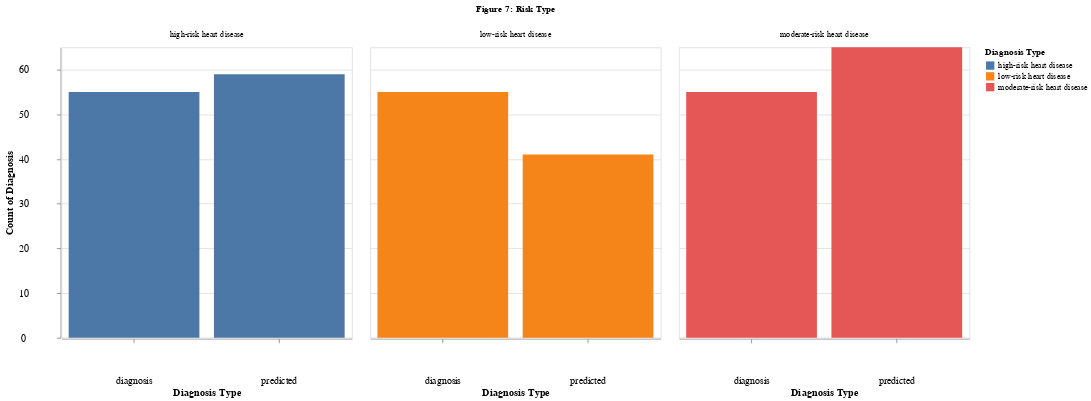

The notebook cell saved with this chart:
### Code cell
# Isolate the predicted and actual diagnosis
heart_predictions = heart_predictions[['diagnosis', 'predicted']]

# create a dataframe for the bar chart
heart_disease_result = pd.DataFrame({
    'type': ['diagnosis',
             'predicted',
             'diagnosis',
             'predicted',
             'diagnosis',
             'predicted'],
    'risk': ['low-risk heart disease',
             'low-risk heart disease',
             'moderate-risk heart disease',
             'moderate-risk heart disease',
             'high-risk heart disease',
             'high-risk heart disease'],
    'count' : [heart_predictions[(heart_predictions['diagnosis'] == 'low-risk heart disease')].shape[0],
               heart_predictions[(heart_predictions['predicted'] == 'low-risk heart disease')].shape[0],
               heart_predictions[(heart_predictions['diagnosis'] == 'moderate-risk heart disease')].shape[0],
               heart_predictions[(heart_predictions['predicted'] == 'moderate-risk heart disease')].shape[0],
               heart_predictions[(heart_predictions['diagnosis'] == 'high-risk heart disease')].shape[0],
               heart_predictions[(heart_predictions['predicted'] == 'high-risk heart disease')].shape[0]]
})

# draw the bar chart
heart_disease_result_bar = alt.Chart(heart_disease_result).mark_bar().encode(
    x = alt.X('type', title = 'Diagnosis Type'),
    y = alt.Y('count', title = 'Count of Diagnosis'),
    color = alt.Color('risk', title = 'Diagnosis Type'),
    column = alt.Column('risk', title = 'Figure 7: Risk Type')
).properties(
    height = 350,
    width = 350,
).configure_axisX(labelAngle = 0, titleFontSize = 12).configure_axis(titleFontSize = 12, labelFontSize = 12, labelAlign = 'center', labelPadding = 40)

heart_disease_result_bar

### Figure 1 — Vega-Lite specification as saved in the notebook (floating-point values rounded to 4 significant figures)
{"config": {"view": {"continuousWidth": 300, "continuousHeight": 300}, "axis": {"labelAlign": "center", "labelFontSize": 12, "labelPadding": 40, "titleFontSize": 12}, "axisX": {"labelAngle": 0, "titleFontSize": 12}}, "data": {"name": "data-6369cf061190b4d45a05307dfe86a3e9"}, "mark": {"type": "bar"}, "encoding": {"color": {"field": "risk", "title": "Diagnosis Type", "type": "nominal"}, "column": {"field": "risk", "title": "Figure 7: Risk Type", "type": "nominal"}, "x": {"field": "type", "title": "Diagnosis Type", "type": "nominal"}, "y": {"field": "count", "title": "Count of Diagnosis", "type": "quantitative"}}, "height": 350, "width": 350, "$schema": "https://vega.github.io/schema/vega-lite/v5.16.3.json", "datasets": {"data-6369cf061190b4d45a05307dfe86a3e9": [{"type": "diagnosis", "risk": "low-risk heart disease", "count": 55}, {"type": "predicted", "risk": "low-risk heart disease", "count": 41}, {"type": "diagnosis", "risk": "moderate-risk heart disease", "count": 55}, {"type": "predicted", "risk": "moderate-risk heart disease", "count": 65}, {"type": "diagnosis", "risk": "high-risk heart disease", "count": 55}, {"type": "predicted", "risk": "high-risk heart disease", "count": 59}]}}
